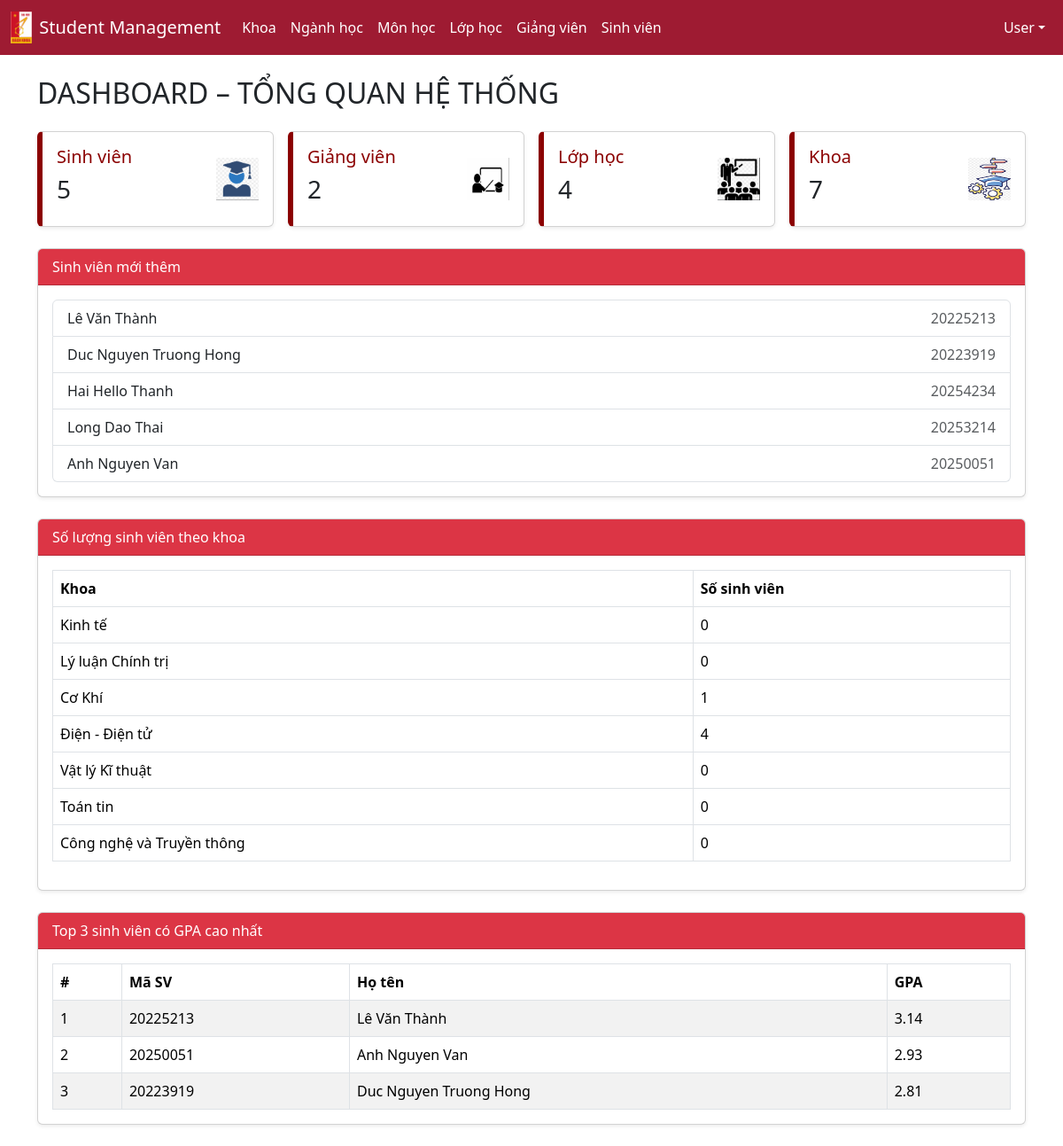
Page /student_management/dashboard.php on the committed database.
### tables this page shows
CREATE TABLE `students` (
  `id` int(11) NOT NULL,
  `student_code` varchar(20) NOT NULL,
  `major_id` int(11) DEFAULT NULL,
  `birth_date` date NOT NULL,
  `email` varchar(150) NOT NULL,
  `full_name` varchar(100) DEFAULT NULL,
  `major_class` varchar(100) DEFAULT NULL,
  `department_id` int(11) DEFAULT NULL,
  `avatar` varchar(255) DEFAULT NULL,
  `gender` enum('Nam','Nữ','Khác') DEFAULT NULL,
  `phone` varchar(20) DEFAULT NULL,
  `cohort` varchar(10) DEFAULT NULL,
  `hometown` varchar(255) DEFAULT NULL
);

### student_management/dashboard.php (the view, shortened to what this page needs)
<?php
require "config/db.php";
$studentCount    = $conn->query("SELECT COUNT(*) FROM students")->fetchColumn();
$lecturerCount   = $conn->query("SELECT COUNT(*) FROM lecturers")->fetchColumn();
$classCount      = $conn->query("SELECT COUNT(*) FROM classes")->fetchColumn();
$departmentCount = $conn->query("SELECT COUNT(*) FROM departments")->fetchColumn();
$latestStudents = $conn->query("
    SELECT student_code, full_name
    FROM students
    ORDER BY id DESC
    LIMIT 5
")->fetchAll(PDO::FETCH_ASSOC);
$studentsByDept = $conn->query("
    SELECT d.name AS department_name, COUNT(s.id) AS total_students
    FROM departments d
    LEFT JOIN students s ON s.department_id = d.id
    GROUP BY d.id
")->fetchAll(PDO::FETCH_ASSOC);
$topStudents = $conn->query("
    SELECT
        s.id,
        s.student_code,
        s.full_name,
        ROUND(AVG(ss.score), 2) AS gpa
    FROM students s
    JOIN student_subject_scores ss
        ON ss.student_id = s.id
    WHERE ss.score IS NOT NULL
    GROUP BY s.id, s.student_code, s.full_name
    HAVING COUNT(ss.score) > 0
    ORDER BY gpa DESC
    LIMIT 3
")->fetchAll(PDO::FETCH_ASSOC);
?>
<!DOCTYPE html>
<html lang="vi">
<head>
<link href="https://cdn.jsdelivr.net/npm/bootstrap@5.3.2/dist/css/bootstrap.min.css" rel="stylesheet">
</head>
<body>
<?php include "includes/navbar.php"; ?>
<div class="container mt-4">
<h2 class="mb-4">DASHBOARD – TỔNG QUAN HỆ THỐNG</h2>
<div class="row g-3 mb-4">
<div class="col-md-3">
  <div class="card card-hust shadow-sm">
    <div class="card-body d-flex justify-content-between align-items-center">
      <div>
        <h5>Sinh viên</h5>
        <h3><?= $studentCount ?></h3>
      </div>
      <img src="assets/images/student.png" class="card-icon">
    </div>
  </div>
</div>
<div class="col-md-3">
  <div class="card card-hust shadow-sm">
    <div class="card-body d-flex justify-content-between align-items-center">
      <div>
        <h5>Giảng viên</h5>
        <h3><?= $lecturerCount ?></h3>
      </div>
      <img src="assets/images/lecturer.png" class="card-icon">
    </div>
  </div>
</div>
<div class="col-md-3">
  <div class="card card-hust shadow-sm">
    <div class="card-body d-flex justify-content-between align-items-center">
      <div>
        <h5>Lớp học</h5>
        <h3><?= $classCount ?></h3>
      </div>
      <img src="assets/images/class.png" class="card-icon">
    </div>
  </div>
</div>
<div class="col-md-3">
  <div class="card card-hust shadow-sm">
    <div class="card-body d-flex justify-content-between align-items-center">
      <div>
        <h5>Khoa</h5>
        <h3><?= $departmentCount ?></h3>
      </div>
      <img src="assets/images/department.png" class="card-icon">
    </div>
  </div>
</div>
</div>
<div class="card shadow-sm mb-4">
<div class="card-header bg-danger text-white">
Sinh viên mới thêm
</div>
<div class="card-body">
<ul class="list-group">
<?php foreach ($latestStudents as $s): ?>
<li class="list-group-item d-flex justify-content-between">
  <span><?= htmlspecialchars($s['full_name']) ?></span>
  <span class="text-muted"><?= htmlspecialchars($s['student_code']) ?></span>
</li>
<?php endforeach; ?>
</ul>
</div>
</div>
<div class="card shadow-sm mb-4">
<div class="card-header bg-danger text-white">
Số lượng sinh viên theo khoa
</div>
<div class="card-body">
<table class="table table-bordered">
<tr>
<th>Khoa</th>
<th>Số sinh viên</th>
</tr>
<?php foreach ($studentsByDept as $d): ?>
<tr>
<td><?= $d['department_name'] ?></td>
<td><?= $d['total_students'] ?></td>
</tr>
<?php endforeach; ?>
</table>
</div>
</div>
<div class="card shadow-sm mb-4">
<div class="card-header bg-danger text-white">
Top 3 sinh viên có GPA cao nhất
</div>
<div class="card-body">
<table class="table table-bordered table-striped mb-0">
<thead>
<tr>
    <th>#</th>
    <th>Mã SV</th>
    <th>Họ tên</th>
    <th>GPA</th>
</tr>
</thead>
<tbody>
<?php $i = 1; foreach ($topStudents as $st): ?>
<tr>
    <td><?= $i++ ?></td>
    <td><?= htmlspecialchars($st['student_code']) ?></td>
    <td><?= htmlspecialchars($st['full_name']) ?></td>
    <td><?= $st['gpa'] ?></td>
</tr>
<?php endforeach; ?>
</tbody>
</table>
</div>
</div>
</div>
</body>
</html>

### student_management/includes/navbar.php (shortened to what this page needs)
<nav class="navbar navbar-expand-lg navbar-hust">
<div class="container-fluid">
<a class="navbar-brand d-flex align-items-center"
   href="/student_management/dashboard.php">
    <img src="/student_management/assets/images/hust_logo.png" alt="HUST">
    <span>Student Management</span>
</a>
<div class="collapse navbar-collapse" id="mainNavbar">
<ul class="navbar-nav me-auto">
<li class="nav-item"><a class="nav-link" href="/student_management/departments/index.php">Khoa</a></li>
<li class="nav-item"><a class="nav-link" href="/student_management/majors/index.php">Ngành học</a></li>
<li class="nav-item"><a class="nav-link" href="/student_management/subjects/index.php">Môn học</a></li>
<li class="nav-item"><a class="nav-link" href="/student_management/classes/index.php">Lớp học</a></li>
<li class="nav-item"><a class="nav-link" href="/student_management/lecturers/index.php">Giảng viên</a></li>
<li class="nav-item"><a class="nav-link" href="/student_management/students/index.php">Sinh viên</a></li>
</ul>
<ul class="navbar-nav ms-auto">
<li class="nav-item dropdown">
<a class="nav-link dropdown-toggle"
   href="#"
   role="button"
   data-bs-toggle="dropdown"
   aria-expanded="false">
   <?= htmlspecialchars($_SESSION['full_name'] ?? $_SESSION['username'] ?? 'User') ?>
</a>
</li>
</ul>
</div>
</div>
</nav>

### student_management/dashboard.php (style rules this page uses)
.card-hust { border-left: 6px solid #8B0000; }
.card-hust h5 { color: #8B0000; }
.card-icon { width: 48px; height: 48px; }

### student_management/includes/navbar.php (style rules this page uses)
.navbar-hust { background-color: #9E1B32; }
.navbar-hust .nav-link, .navbar-hust .navbar-brand { color: #fff; font-weight: 500; }
.navbar-brand img { height: 36px; margin-right: 8px; }

### rows in the picture
students: full_name "Lê Văn Thành", student_code "20225213", gpa "3.14"
students: full_name "Duc Nguyen Truong Hong", student_code "20223919", gpa "2.81"
students: full_name "Hai Hello Thanh", student_code "20254234"
students: full_name "Long Dao Thai", student_code "20253214"
students: full_name "Anh Nguyen Van", student_code "20250051", gpa "2.93"

### other values in the picture
$_SESSION['full_name'] "User"
$studentCount "5"
$lecturerCount "2"
$classCount "4"
$departmentCount "7"
$d['department_name'] "Kinh tế"
$d['total_students'] "0"
$d['department_name'] "Lý luận Chính trị"
$d['department_name'] "Cơ Khí"
$d['total_students'] "1"
$d['department_name'] "Điện - Điện tử"
$d['total_students'] "4"
$d['department_name'] "Vật lý Kĩ thuật"
$d['department_name'] "Toán tin"
$d['department_name'] "Công nghệ và Truyền thông"
